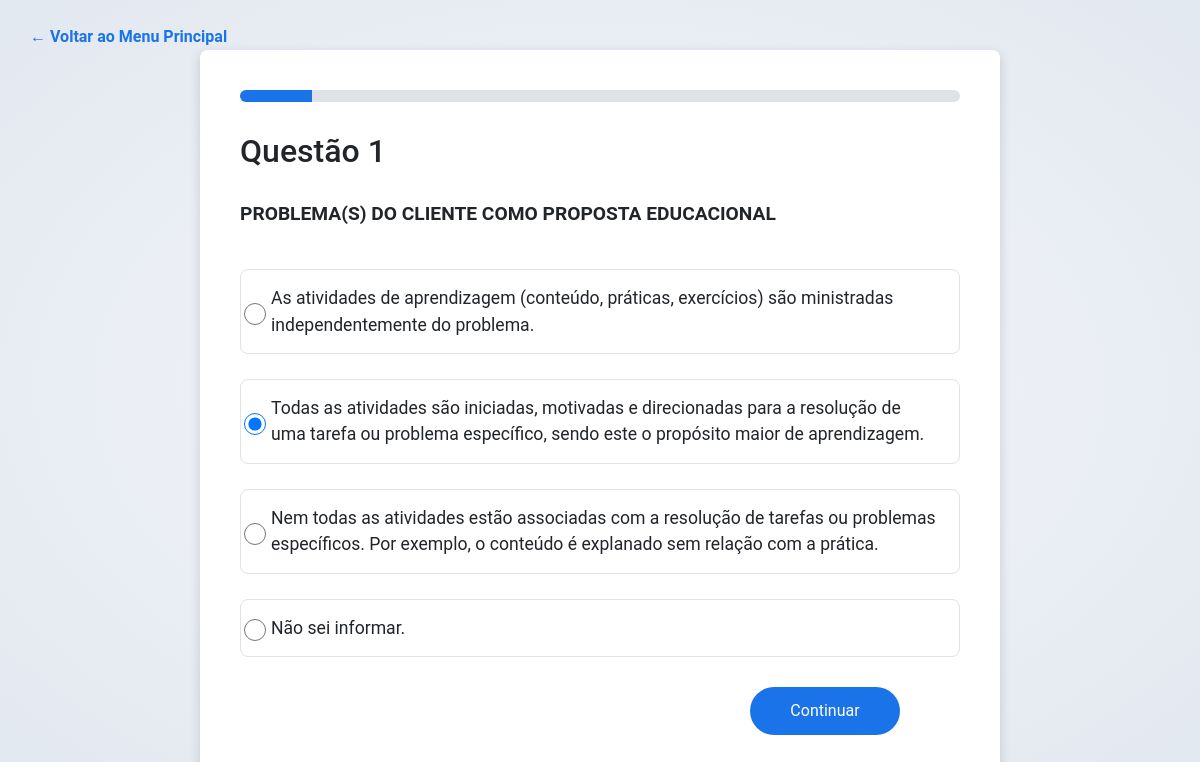
The app's page /teste_pbl/questao/1/ (signed in), older data.
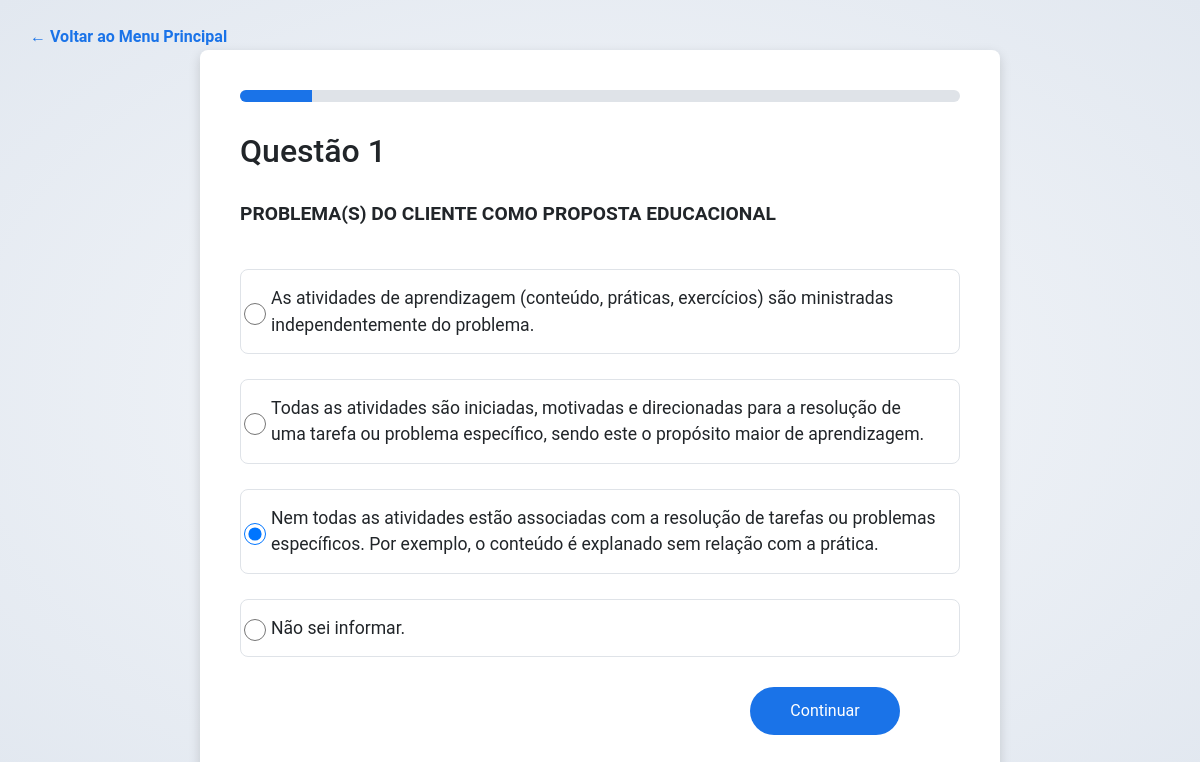
The same page, newer data.
### cadastro_app/models.py (models this page shows, shortened)
class Resposta(models.Model):
    aluno = models.ForeignKey(Aluno, on_delete=models.CASCADE, related_name='respostas')  # Aluno que respondeu
    curso = models.ForeignKey(Curso, on_delete=models.CASCADE, related_name='respostas')  # Curso associado
    questao_num = models.PositiveIntegerField()
    resposta = models.CharField(max_length=255)
    texto = models.TextField()  # Campo texto
    ordem = models.IntegerField()  # Campo ordem
    data_resposta = models.DateTimeField(auto_now_add=True)

### cadastro_app/views.py (the view, shortened to what this page needs)
# urls.py: path('teste_pbl/questao/<int:questao_num>/',views.teste_pbl_questao, name='teste_pbl_questao'),
def teste_pbl_questao(request, questao_num):
    questoes = [
        {
            'pergunta': "PROBLEMA(S) DO CLIENTE COMO PROPOSTA EDUCACIONAL",
            'opcoes': [
                "As atividades de aprendizagem (conteúdo, práticas, exercícios) são ministradas independentemente do problema.",
                "Todas as atividades são iniciadas, motivadas e direcionadas para a resolução de uma tarefa ou problema específico, sendo este o propósito maior de aprendizagem.",
                "Nem todas as atividades estão associadas com a resolução de tarefas ou problemas específicos. Por exemplo, o conteúdo é explanado sem relação com a prática.",
                "Não sei informar."
            ]
        },
        {
            'pergunta': "O ALUNO SENTE-SE RESPONSÁVEL PELA RESOLUÇÃO DO PROBLEMA",
            'opcoes': [
                "Postura totalmente passiva com relação ao problema.",
                "O aluno se envolve com o problema para cumprir metas, geralmente na entrega de resultados parciais exigidos pelo professor ou tutor.",
                "O aluno está totalmente envolvido com o problema, demonstrando engajamento na busca pela sua solução, independente de tarefas exigidas pelo professor ou tutor.",
                "Não sei informar."
            ]
        },
        {
            'pergunta': "AUTENTICIDADE DO PROBLEMA OU TAREFA",
            'opcoes': [
                "As tarefas de aprendizagem não refletem as situações do mundo real.",
                "As tarefas de aprendizagem são reais, definidas e acompanhadas a partir de clientes reais, em contexto real controlado por escopo da solução, prazos de entrega e esforço despendido.",
                "Problema ou tarefa real, mas sem a participação do cliente ou ainda definição do contexto realizada pelo professor.",
                "Não sei informar."
            ]
        },
        {
            'pergunta': "AUTENTICIDADE DO AMBIENTE DE APRENDIZAGEM",
            'opcoes': [
                "O ambiente de aprendizado é convencional, tanto o físico (mobília e recursos) quanto os procedimentos.",
                "O ambiente de aprendizado é real, com os mesmos desafios que você encontrará no ambiente de trabalho para o qual está sendo treinado: equipe, infraestrutura e processos reais.",
                "O ambiente de aprendizado é uma simulação do mundo real.",
                "Não sei informar."
            ]
        },
        {
            'pergunta': "CONDUÇÃO DO PROCESSO DE RESOLUÇÃO DO PROBLEMA",
            'opcoes': [
                "O processo de resolução do problema é totalmente conduzido pelo professor ou tutor, sem entendimento por parte do aluno.",
                "O professor ou tutor define o processo de resolução do problema, mas o aluno o entende, sabe aplicá-lo e é capaz de identificar pontos fortes e de melhoria.",
                "O aluno define o processo de resolução de problema, descrevendo suas etapas, pontos fortes e de melhoria.",
                "Não sei informar."
            ]
        },
        {
            'pergunta': "COMPLEXIDADE DO PROBLEMA OU TAREFA",
            'opcoes': [
                "Os problemas ou tarefas são simples de resolver, exigindo pouco do assunto abordado na disciplina.",
                "A complexidade dos problemas ou tarefas é moderada, por não exigir muito esforço do aluno na busca de informações ou soluções alternativas para sua resolução.",
                "A complexidade do problema ou tarefa estimula o raciocínio e o desafio no desenvolvimento das ideias acerca do problema proposto. São necessárias mais informações que as fornecidas para entender o problema e conhecer as ações necessárias para a sua solução.",
                "Não sei informar."
            ]
        },
        {
            'pergunta': "AVALIAÇÃO E ANÁLISE DA SOLUÇÃO PARA O PROBLEMA",
            'opcoes': [
                "A solução para o problema é proposta por um dos membros da equipe, a partir de seu conhecimento e/ou experiência individual.",
                "Soluções são propostas por um ou mais alunos e, a partir da discussão entre os membros do grupo, decide-se pela melhor solução.",
                "As soluções são construídas a partir de um processo investigativo e questionador de ideias entre os membros da equipe, que buscam novas fontes e contextos alternativos para desenvolver a melhor solução para o problema.",
                "Não sei informar."
            ]
        },
        {
            'pergunta': "REFLEXÃO SOBRE COMO O ALUNO APRENDEU O CONTEÚDO NO PROCESSO DE APRENDIZAGEM",
            'opcoes': [
                "O aluno não tem oportunidade para refletir sobre sua aprendizagem.",
                "O aluno tem oportunidade para refletir sobre sua aprendizagem, mas não é orientado para o desenvolvimento de habilidades de autorreflexão sobre o processo de construção do conhecimento. Por exemplo, não é orientado a identificar e descrever como aprendeu, o que aprendeu e o que precisa aprender.",
                "O aluno tem oportunidade de pensar e agir reflexivamente, demonstrando habilidades de autorreflexão, descrevendo como aprendeu, o que aprendeu e o que precisa aprender. Do aluno é exigido que descreva as etapas de resolução do problema e o planejamento do processo de resolução.",
                "Não sei informar."
            ]
        },
        {
            'pergunta': "FORMA DE APRENDIZAGEM",
            'opcoes': [
                "A aprendizagem ocorre em grupos, mas há pouca colaboração e interatividade (participação) com os colegas do grupo, também como para os professores e tutores.",
                "A aprendizagem é colaborativa e acontece através de várias direções entre (professor - aluno, aluno - professor, aluno - aluno), envolvendo discussões, diálogos em grupo e maior interação com os colegas, professores e tutores.",
                "A aprendizagem acontece através apenas da interação entre (professor - aluno), com informações repassadas por um professor ou tutor.",
                "Não sei informar."
            ]
        },
        {
            'pergunta': "AVALIAÇÃO E ACOMPANHAMENTO CONTÍNUO",
            'opcoes': [
                "As avaliações não estão alinhadas com os objetivos educacionais propostos no planejamento do ensino.",
                "As avaliações são contínuas e alinhadas aos objetivos educacionais planejados. Elas são aplicadas com o propósito de monitorar o progresso do aprendizado (verificar se os objetivos foram alcançados), prover feedback para o aluno, daquilo que ele aprendeu e do que precisa aprender, identificando as falhas da aprendizagem e os aspectos da instrução que precisam ser modificados.",
                "Os objetivos educacionais não foram claramente definidos e as avaliações são aplicadas com um único propósito: atribuição de uma nota/conceito como forma de “classificar” o conhecimento do aluno como aprovado ou reprovado.",
                "Não sei informar."
            ]
        }
    ]
    total_questoes = len(questoes)
    if questao_num > total_questoes:
        return redirect('resultado_teste')
    questao = questoes[questao_num - 1]
    try:
        resposta_usuario = Resposta.objects.get(
            aluno=request.user.aluno, questao_num=questao_num)
        resposta_selecionada = resposta_usuario.resposta
    except Resposta.DoesNotExist:
        resposta_selecionada = None
    context = {
        'questao': questao,
        'questao_num': questao_num,
        'total_questoes': total_questoes,
        'resposta_selecionada': resposta_selecionada
    }
    return render(request, 'cadastro_app/teste_pbl_questao.html', context)

### cadastro_app/templates/cadastro_app/teste_pbl_questao.html (shortened to what this page needs)
<!DOCTYPE html>
<html lang="pt-br">
<head>
    <link rel="stylesheet" href="https://maxcdn.bootstrapcdn.com/bootstrap/4.5.2/css/bootstrap.min.css">
</head>
<body>
    <a href="{% url 'home' %}" class="back-to-menu">← Voltar ao Menu Principal</a>
    <div class="container">
        <div class="progress">
            <div class="progress-bar" role="progressbar"></div>
        </div>
        <h2>Questão {{ questao_num }}</h2>
        <p><strong>{{ questao.pergunta }}</strong></p>
        <form method="post">
            <div class="form-group">
                {% for opcao in questao.opcoes %}
                <label class="form-check" for="opcao{{ forloop.counter }}">
                    <input type="radio" class="form-check-input" name="resposta" id="opcao{{ forloop.counter }}" value="{{ opcao }}"
                           {% if resposta_selecionada == opcao %}checked{% endif %} required>
                    <span class="form-check-label">{{ opcao }}</span>
                </label>
                {% endfor %}
            </div>
            <div class="btn-group">
                {% if questao_num > 1 %}
                    <a href="{% url 'teste_pbl_questao' questao_num=questao_num|add:'-1' %}" class="btn-custom btn-custom-primary">Voltar</a>
                {% else %}
                    <div class="spacer"></div>
                {% endif %}
                {% if questao_num == total_questoes %}
                    <button type="submit" class="btn-custom btn-custom-success">Enviar Respostas</button>
                {% else %}
                    <button type="submit" class="btn-custom btn-custom-primary">Continuar</button>
                {% endif %}
            </div>
        </form>
    </div>
</body>
</html>

Row changes from the older to the newer data that the page shows:
changed Resposta "PROBLEMA(S) DO CLIENTE COMO PROPOSTA EDUCACIONAL": resposta "☑ Todas as atividades são inicia" → "☐ Todas as atividades são inicia"; resposta "☐ Nem todas as atividades estão" → "☑ Nem todas as atividades estão"
